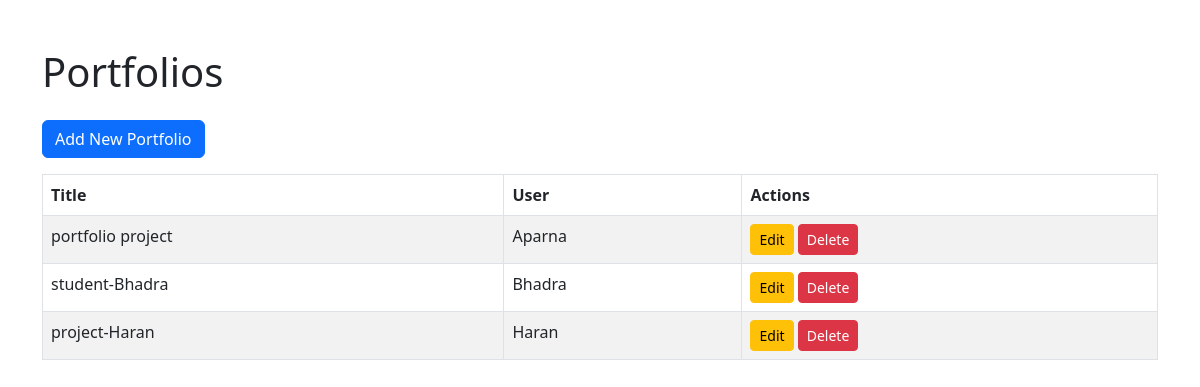
/portfolios/, run on an earlier commit of the app's database.
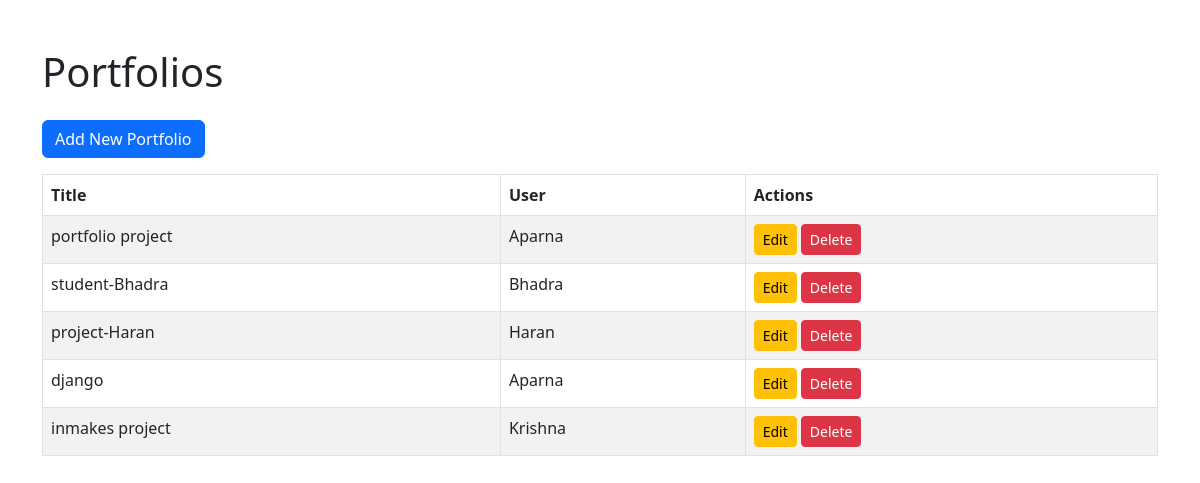
And on a later commit of the database.
### user_profile/models.py (models this page shows, shortened)
class Portfolio(models.Model):
    user = models.ForeignKey(UserProfile, on_delete=models.CASCADE)
    title = models.CharField(max_length=100)
    description = models.TextField()
    work_experience = models.TextField(blank=True, null=True)
    education = models.TextField(blank=True, null=True)
    certifications = models.TextField(blank=True, null=True)

class UserProfile(models.Model):
    name = models.CharField(max_length=100)
    email = models.EmailField(unique=True)
    bio = models.TextField(blank=True, null=True)
    skills = models.CharField(max_length=255)
    contact = models.CharField(max_length=20)

### user_profile/views.py (the view)
# urls.py: path('portfolios/', views.portfolio_list, name='portfolio_list'),
def portfolio_list(request):
    portfolios = Portfolio.objects.all()
    return render(request, 'user_profile/portfolio_list.html', {'portfolios': portfolios})

### user_profile/templates/user_profile/portfolio_list.html (shortened to what this page needs)
<!DOCTYPE html>
<html lang="en">
<head>
    <link rel="stylesheet" href="https://cdnjs.cloudflare.com/ajax/libs/bootstrap/5.3.0/css/bootstrap.min.css">
</head>
<body>
<div class="container mt-5">
    <h1 class="mb-4">Portfolios</h1>
    <a class="btn btn-primary mb-3" href="{% url 'portfolio_create' %}">Add New Portfolio</a>
    {% if portfolios %}
    <table class="table table-bordered table-striped">
        <thead>
            <tr>
                <th>Title</th>
                <th>User</th>
                <th>Actions</th>
            </tr>
        </thead>
        <tbody>
            {% for portfolio in portfolios %}
            <tr>
                <td>{{ portfolio.title }}</td>
                <td>{{ portfolio.user.name }}</td>
                <td>
                    <a href="{% url 'portfolio_update' portfolio.id %}" class="btn btn-warning btn-sm">Edit</a>
                    <a href="{% url 'portfolio_delete' portfolio.id %}" class="btn btn-danger btn-sm">Delete</a>
                </td>
            </tr>
            {% endfor %}
        </tbody>
    </table>
    {% else %}
    <p class="text-muted">No portfolios found. Add a new portfolio to get started.</p>
    {% endif %}
</div>
</body>
</html>

What changed in the data, as far as the page shows it:
added Portfolio: title "django", user.name "Aparna"
added Portfolio: title "inmakes project", user.name "Krishna"
